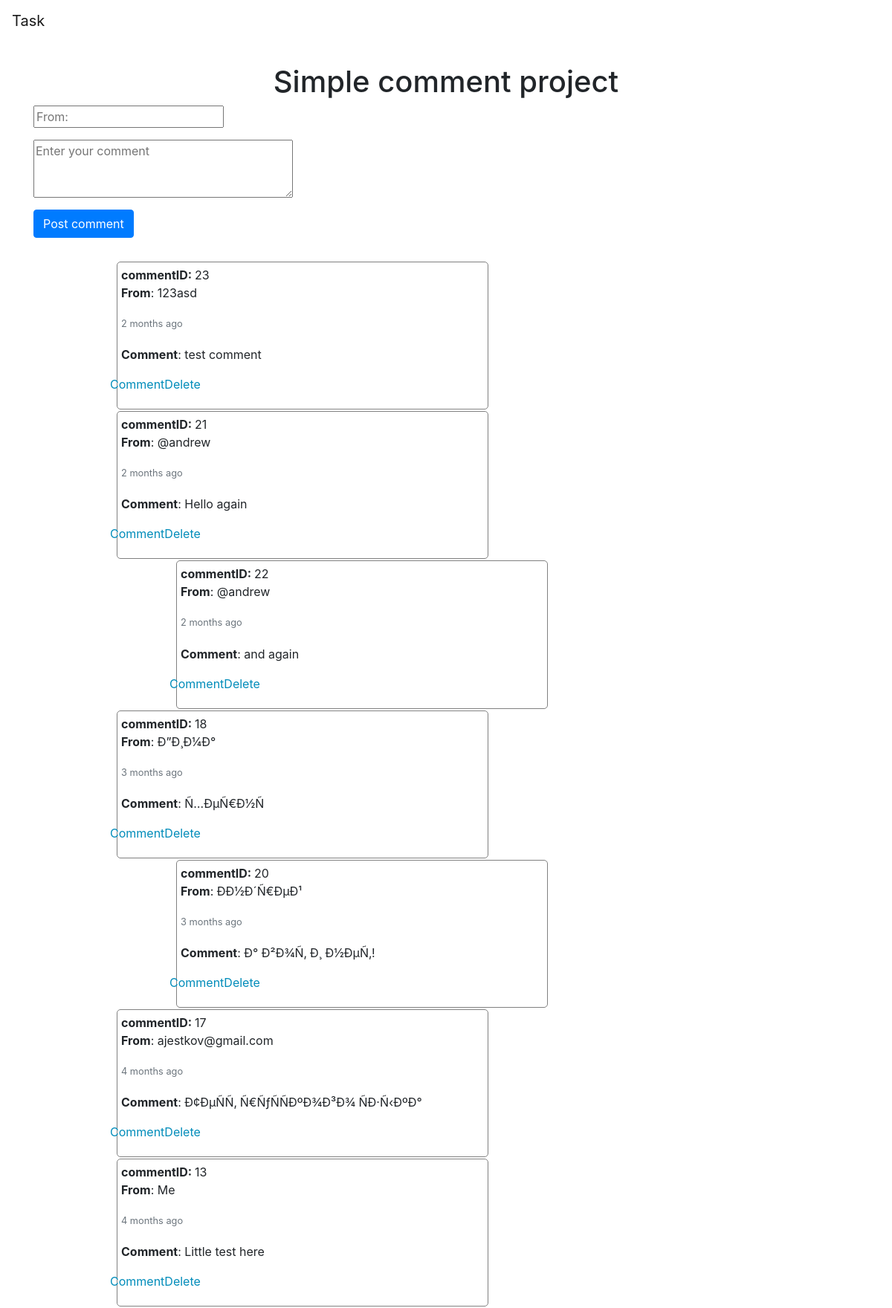
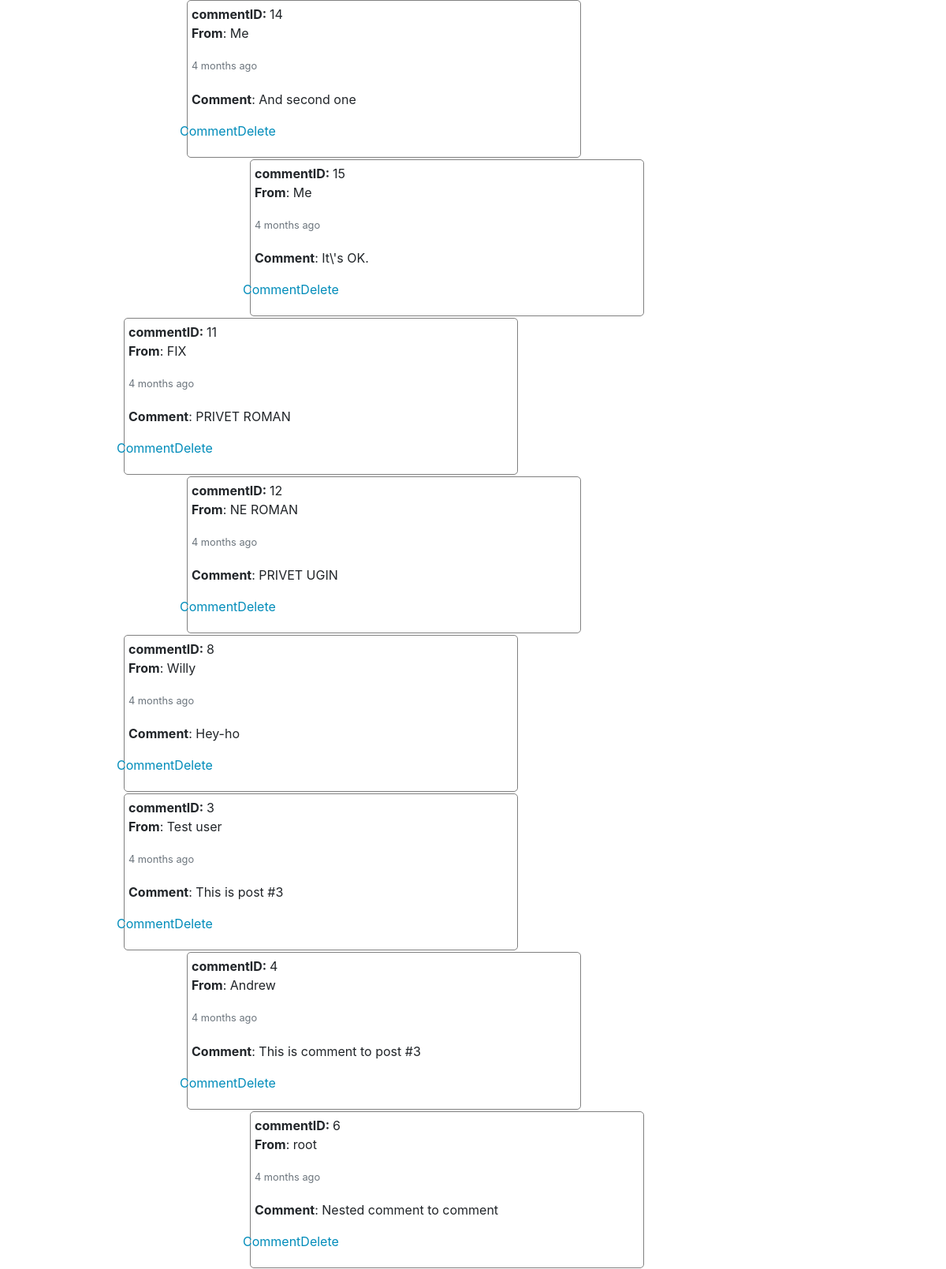
The page / (upper part) on the database its author committed (2 pictures, top to bottom).
### tables this page shows
CREATE TABLE IF NOT EXISTS `tree` (
  `id` int(11) NOT NULL AUTO_INCREMENT,
  `author` text NOT NULL,
  `comment` text NOT NULL,
  `level` int(11) NOT NULL,
  `parentId` int(11) NOT NULL,
  `datetime` datetime NOT NULL,
  PRIMARY KEY (`id`),
  KEY `id` (`id`),
  KEY `id_2` (`id`)
);

### index.php (called while the page is built)
<?php
include ("functions.php");
include ("views/header.php");
include ("views/main.php");
include ("views/footer.php");
?>

### functions.php (the view, shortened to what this page needs)
<?php
$link = mysqli_connect("localhost", "cl51-comment-5wa", "XjttVYyX^", "cl51-comment-5wa");
function time_since($since) {
    $chunks = array(
        array(60 * 60 * 24 * 365 , 'year'),
        array(60 * 60 * 24 * 30 , 'month'),
        array(60 * 60 * 24 * 7, 'week'),
        array(60 * 60 * 24 , 'day'),
        array(60 * 60 , 'hour'),
        array(60 , 'minute'),
        array(1 , 'second')
    );
    for ($i = 0, $j = count($chunks); $i < $j; $i++) {
        $seconds = $chunks[$i][0];
        $name = $chunks[$i][1];
        if (($count = floor($since / $seconds)) != 0) {
            break;
        }
    }
    $print = ($count == 1) ? '1 '.$name : "$count {$name}s";
    return $print;
}
function printComment(& $comment) {
    global $link;
    $str = '';
    $str .= '<div class="comment" data-level="'.$comment['level'].'" data-commentId="'.$comment['id'].'"><strong>commentID: </strong>'.mysqli_real_escape_string($link, $comment['id']).'<br>';
    $str .=  '<strong>From</strong>: '.mysqli_real_escape_string($link, $comment['author']);
    $str .= '<small class="form-text text-muted time">'.time_since(time() - strtotime($comment['datetime'])).' ago</small>';
    $str .= '<p><strong>Comment</strong>: '.mysqli_real_escape_string($link, $comment['comment']).'</p>';
    $str.= '<div class="row"><div class="col-xs-6">';
    $str.= '<p class="commentButton" data-toggle="modal" data-target="#commentModal">Comment</p></div>';
    $str.= '<div class="col-xs-6"><p class="deleteButton" data-commentId="'.$comment['id'].'">Delete</p></div></div>';
    $str.= '</div>';
    return $str;
}
function displaySubTree($rootId) {
    global $link;
    $query_root = "SELECT * FROM tree WHERE id=".mysqli_real_escape_string($link, $rootId)." LIMIT 1";
    $result_root = mysqli_query($link, $query_root);
    if (mysqli_num_rows($result_root) > 0) {
        $root = mysqli_fetch_array($result_root);
        echo printComment($root);
        $query_childs = "SELECT * FROM tree WHERE parentId=".mysqli_real_escape_string($link, $rootId)." ORDER BY `level`, `datetime` DESC";
        $result_childs = mysqli_query($link, $query_childs);
        if (mysqli_num_rows($result_childs)) {
            while ($child = mysqli_fetch_array($result_childs) ) {
                displaySubTree($child['id']);
            }
        }
    }
}
function displayTree($parentId) {
    global $link;
    $query = "SELECT * FROM tree WHERE parentId=".mysqli_real_escape_string($link, $parentId)." ORDER BY `level`, `datetime` DESC";
    $result = mysqli_query($link, $query);
    if (mysqli_num_rows($result) > 0) {
        while ($row = mysqli_fetch_array($result))
            displaySubTree($row['id']);
    }
}
?>

### views/header.php (shortened to what this page needs)
<html>
<head>
    <link rel="stylesheet" href="https://maxcdn.bootstrapcdn.com/bootstrap/4.0.0-alpha.4/css/bootstrap.min.css">
    <link rel="stylesheet" href="styles.css">
</head>
<body>
    <nav class="navbar navbar-light bg-faded">
        <a class="navbar-brand" href="">Task</a>
    </nav>

### views/main.php (shortened to what this page needs)
<div class="container">
    <h1>Simple comment project</h1>
    <div id="postForm">
        <p><input type="text" placeholder="From:" name="author" id="author1"></p>
        <p><textarea rows="3" cols="32" placeholder="Enter your comment" name="content" id="content1"></textarea></p>
        <button class="btn btn-primary" id="postComment1" type="submit">Post comment</button>
    </div>
    <div id="comments">
        <?php displayTree(0); ?>
    </div>
</div>

### views/footer.php (shortened to what this page needs)
</body>
</html>

### styles.css (style rules this page uses)
h1 { text-align: center; }
.commentButton { color: #008CBA; -webkit-color: #008CBA; -moz-color: #008CBA; }
.deleteButton { color: #008CBA; -webkit-color: #008CBA; }
#comments { margin: 20px 20px; padding: 10px; }
.comment { border: 1px solid grey; border-radius: 5px; padding: 5px; margin: 2px; width: 500px; }
html { position: relative; min-height: 100%; }
body { margin-bottom: 50px; }
body > .container { padding: 30px 15px 0; }
.container .text-muted { margin: 20px 0; }

### rows shown on the page
tree: id "23", author "123asd", comment "test comment"
tree: id "21", author "@andrew", comment "Hello again"
tree: id "22", author "@andrew", comment "and again"
tree: id "18", author "Ð”Ð¸Ð¼Ð°", comment "Ñ…ÐµÑ€Ð½Ñ"
tree: id "20", author "ÐÐ½Ð´Ñ€ÐµÐ¹", comment "Ð° Ð²Ð¾Ñ‚ Ð¸ Ð½ÐµÑ‚!"
tree: id "17", author "ajestkov@gmail.com", comment "Ð¢ÐµÑÑ‚ Ñ€ÑƒÑÑÐºÐ¾Ð³Ð¾ ÑÐ·Ñ‹ÐºÐ°"
tree: id "13", author "Me", comment "Little test here"
tree: id "14", author "Me", comment "And second one"
tree: id "15", author "Me", comment "It\\'s OK."
tree: id "11", author "FIX", comment "PRIVET ROMAN"
tree: id "12", author "NE ROMAN", comment "PRIVET UGIN"
tree: id "8", author "Willy", comment "Hey-ho"
tree: id "3", author "Test user", comment "This is post #3"
tree: id "4", author "Andrew", comment "This is comment to post #3"
tree: id "6", author "root", comment "Nested comment to comment"
